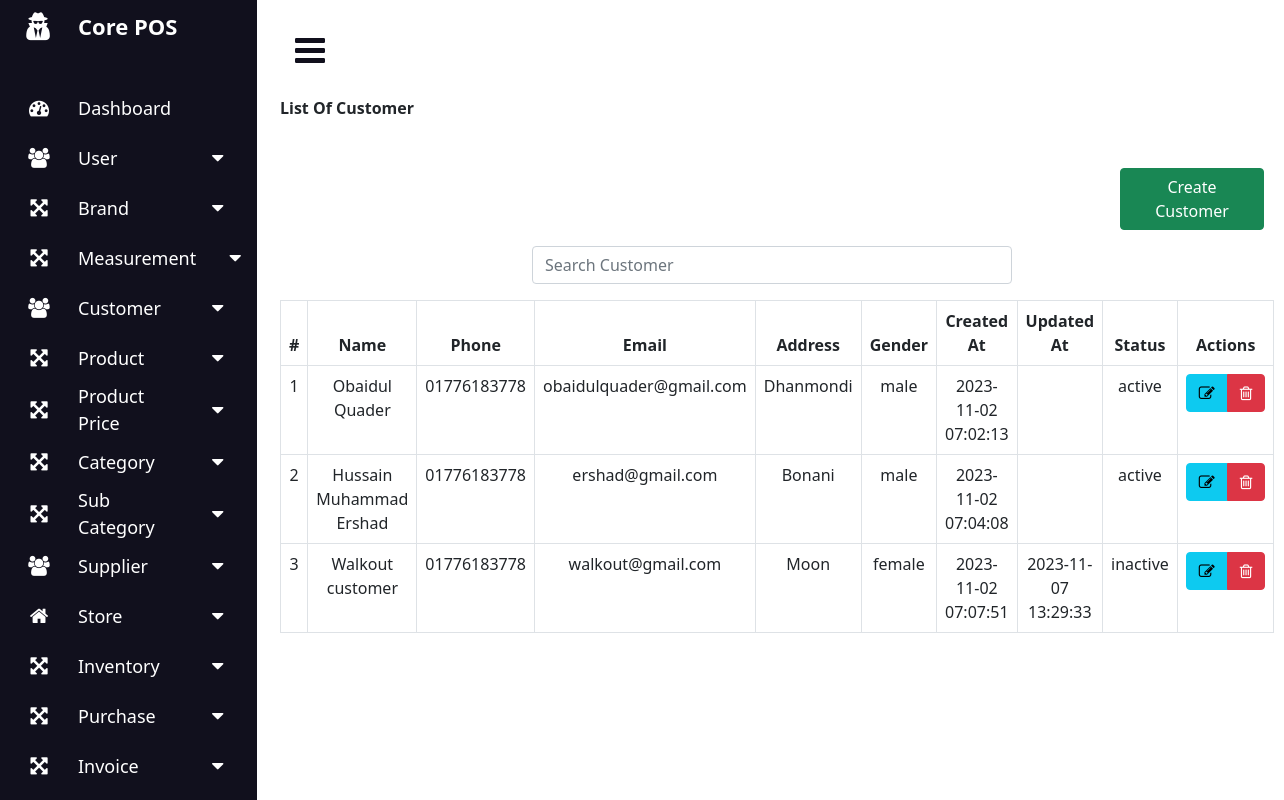
Page /index.php?page=customer_list (signed in) on the committed database.
### tables this page shows
CREATE TABLE `customers` (
  `id` int(11) NOT NULL,
  `name` varchar(255) NOT NULL,
  `phone` varchar(11) NOT NULL,
  `email` varchar(255) NOT NULL,
  `address` varchar(255) NOT NULL,
  `gender` varchar(100) NOT NULL,
  `status` varchar(50) NOT NULL,
  `created_at` timestamp NOT NULL DEFAULT current_timestamp(),
  `updated_at` timestamp NULL DEFAULT NULL ON UPDATE current_timestamp()
);

### customer_list.php (the view, shortened to what this page needs)
<?php ob_start();
$conn = mysqli_connect("localhost","root","","core_pos");
?>
<?php
$query= "SELECT * FROM customers";
$result= $conn->query($query);
?>
<div class="row">
    <div class="col-md-12">
      <div class="panel panel-default">
      <div class="panel-heading">
          <strong>
            <span>List Of Customer</span>
         </strong>
        </div>
  <div class="row mt-5">
              <div class="col-sm-10"></div>
              <div class="col-sm-2">
              <div class="col-lg-12 col-md-12 col-xl-12 text-right mb-3">
                <a href="index.php?page=add_customer" class="btn btn-success float-right">Create Customer</a>
              </div>
              </div>
            </div>
            <div class="row">
              <div class="col-md-3"></div>
                <div class="col-md-6">
                  <form action="" method="GET">
                    <div class="input-group mb-3">
                      <input type="text" name="search" id="search_text_customer" class="form-control" placeholder="Search Customer">
                    </div>
                  </form>
                </div>
                <div class="col-md-3"></div>
                </div>
    <div class="panel-body">
      <table class="table table-bordered" id="table_data">
        <thead>
          <tr>
            <th class="text-center" style="width: 50px;">#</th>
            <th class="text-center"> Name</th>
            <th class="text-center"> Phone</th>
            <th class="text-center">  Email</th>
            <th class="text-center"> Address</th>
            <th class="text-center"> Gender</th>
            <th class="text-center"> Created At </th>
            <th class="text-center"> Updated At </th>
            <th class="text-center"> Status</th>
            <th class="text-center" style="width: 100px;"> Actions </th>
          </tr>
        </thead>
        <tbody>
          <tr>
            <?php $n=1; foreach($result as $row): ?>
            <td class="text-center"><?php echo $n++; ?></td>
            <td class="text-center"> <?php echo ($row['name']); ?></td>
            <td class="text-center"> <?php echo ($row['phone']); ?></td>
            <td class="text-center"> <?php echo ($row['email']); ?></td>
            <td class="text-center"> <?php echo ($row['address']); ?></td>
            <td class="text-center"> <?php echo ($row['gender']); ?></td>
            <td class="text-center"> <?php echo ($row['created_at']); ?></td>
            <td class="text-center"> <?php echo ($row['updated_at']); ?></td>
            <td class="text-center"> <?php echo ($row['status']); ?></td>
            <td class="text-center">
              <div class="btn-group">
                <a href="index.php?page=edit_customer&id=<?php echo (int)$row['id'];?>" class="btn btn-info btn-xs"  title="Edit" data-toggle="tooltip">
                  <span ><i class="fa fa-pencil-square-o" aria-hidden="true"></i></span>
                </a>
                <a href="index.php?page=delete_customer&id=<?php echo (int)$row['id'];?>" class="btn btn-danger btn-xs"  title="Delete" data-toggle="tooltip">
                  <span><i class="fa fa-trash-o" aria-hidden="true"></i></span>
                </a>
              </div>
            </td>
          </tr>
          <?php endforeach;?>
        </tbody>
    </div>
  </div>
</div>
</div>

### styles.css (style rules this page uses)
* { margin: 0; padding: 0; box-sizing: border-box; }

### rows in the picture
customers: name "Obaidul Quader", phone "01776183778", email "obaidulquader@gmail.com", address "Dhanmondi", gender "male", created_at "2023-11-02 07:02:13", status "active"
customers: name "Hussain Muhammad Ershad", phone "01776183778", email "ershad@gmail.com", address "Bonani", gender "male", created_at "2023-11-02 07:04:08", status "active"
customers: name "Walkout customer", phone "01776183778", email "walkout@gmail.com", address "Moon", gender "female", created_at "2023-11-02 07:07:51", updated_at "2023-11-07 13:29:33", status "inactive"
